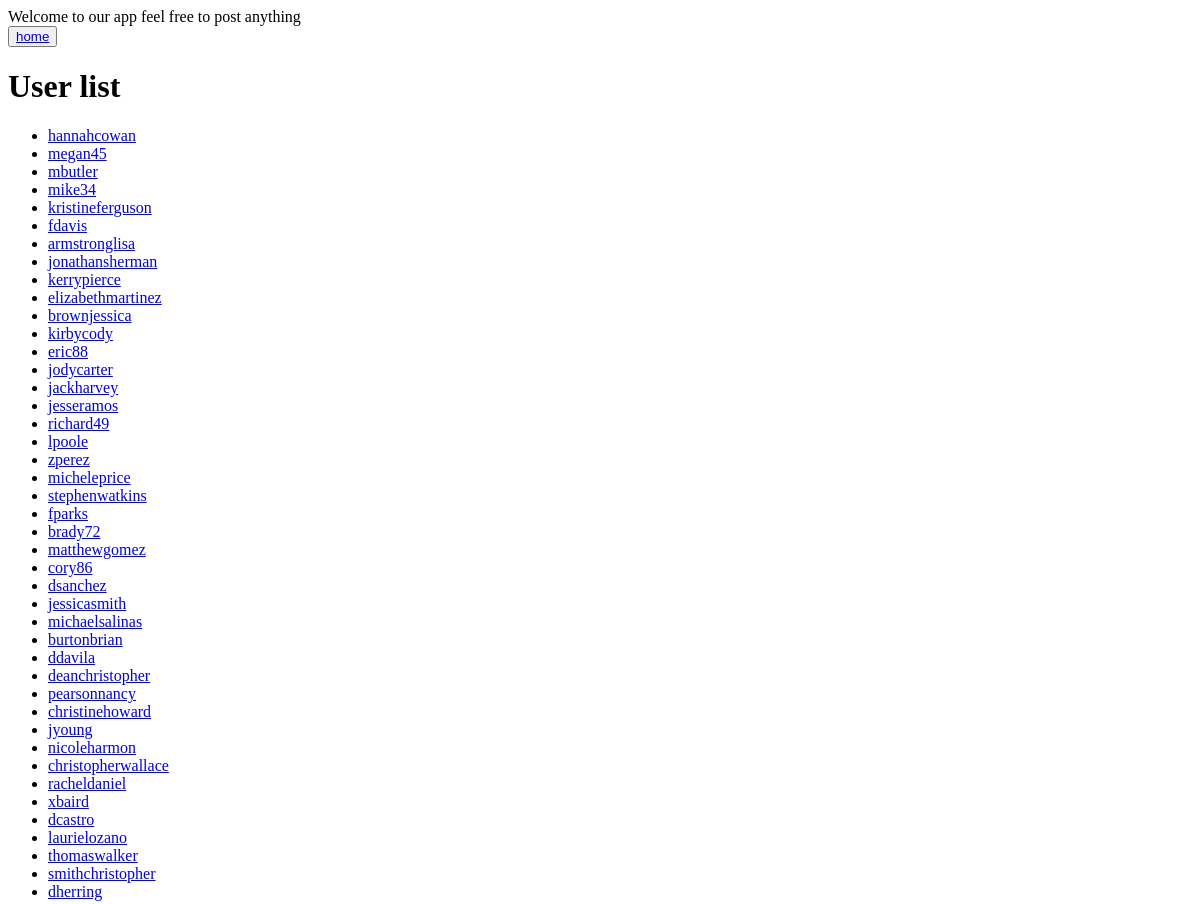
The app's page /users/ (upper part), older data.
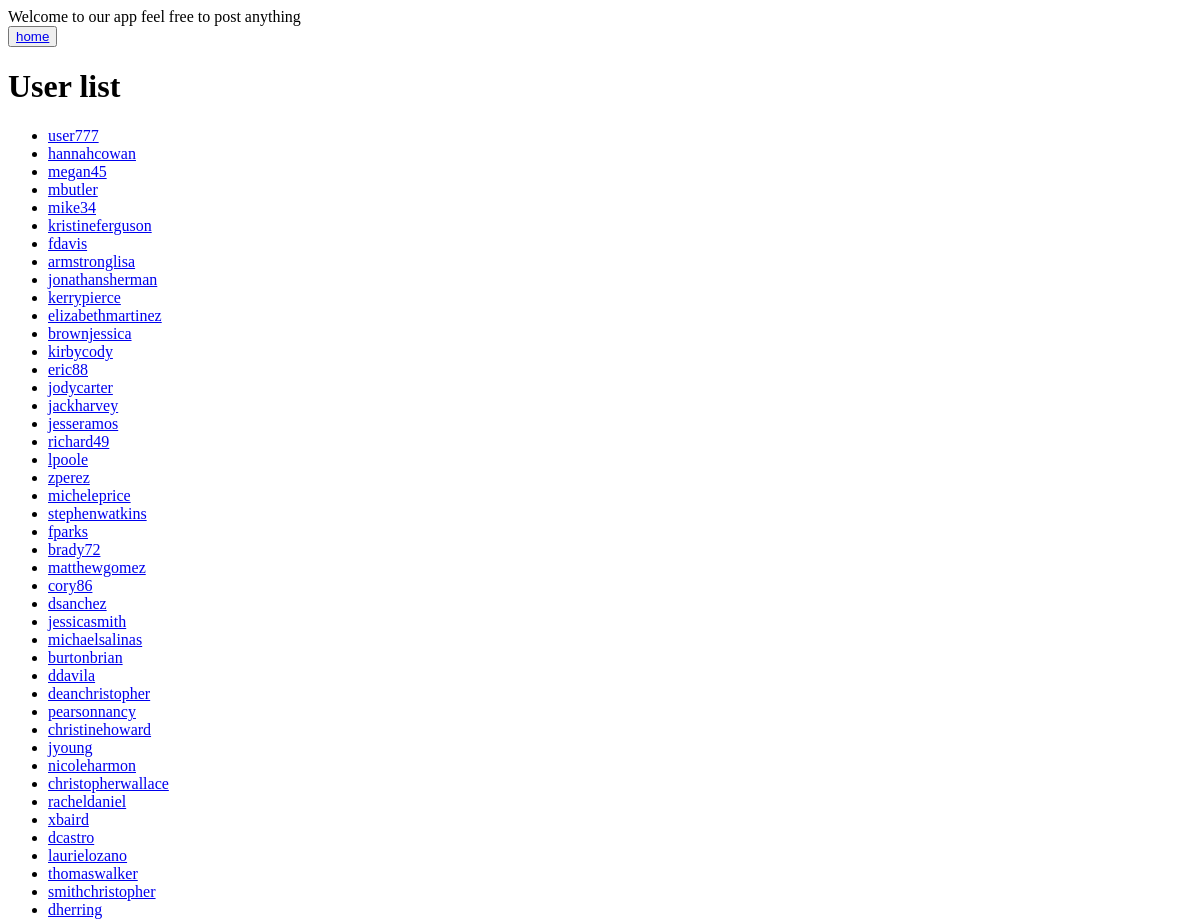
The same page, newer data.
### social_app/models.py (models this page shows, shortened)
class User(models.Model):
    username = models.CharField(max_length=50,unique=True,validators=[validate_bad_words,validators.validate_slug])
    email = models.EmailField(unique=True,validators=[valide_email,validators.EmailValidator(message='enter a valid email')])
    bio = models.TextField(blank=True,validators=[validate_bad_words])
    joined_at = models.DateTimeField(default=timezone.now)
    age = models.PositiveIntegerField(null=True,validators=[validate_age])
    class Meta:
        ordering = ['-joined_at','username']
        constraints = [models.UniqueConstraint(fields=['username','email'],name='unique email/username')]
        db_table = 'users table'
        verbose_name = 'users from the app'

### social_app/views.py (the view)
# urls.py: path('users/',user_list,name='user_list'),
def user_list(request):
    users = User.objects.all()
    return render(request, 'social_app/user_list.html', {'users': users})

### social_app/templates/social_app/user_list.html (shortened to what this page needs)
{% extends 'social_app/base.html' %}
    {% block content %}
    <h1>User list</h1>
    <ul>
        {% for user in users %}
        <li><a href="{% url 'user_detail' username=user.username %}">{{ user.username }}</a></li>
        {% endfor %}
    </ul>
    {% endblock %}

Row changes from the older to the newer data that the page shows:
added User: username "user777"
